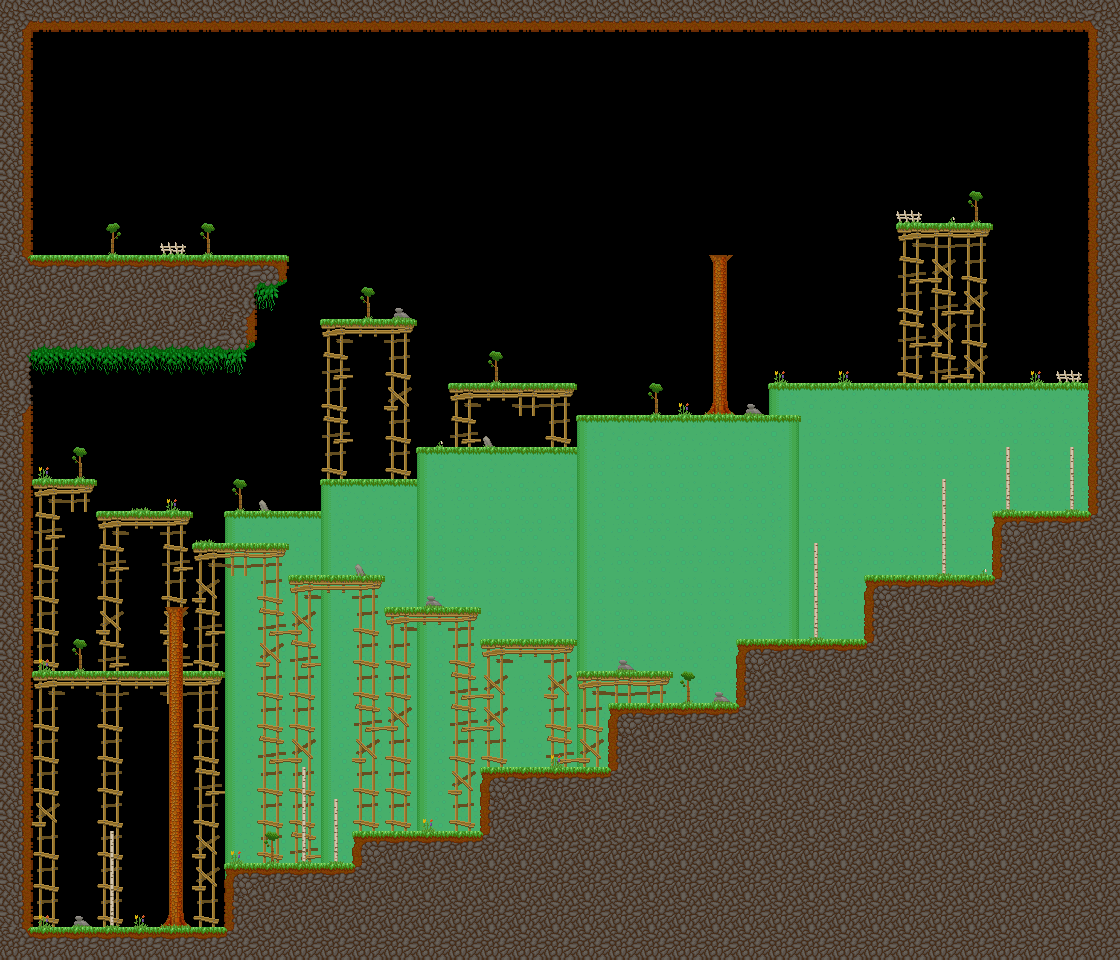

Rendered tile map (Tiled .tmx) drawn with the repository's tilesets; below, a short description and the map source with its tile grids summarised:
An orthogonal 35x30 tile map with 32x32 px tiles, 5 tile layers (background, main, foreground, hidden, ...), 4 tilesets and 77 objects (25x veggie, 7x bush, 7x treetop_birch, 2x treetop_big, 2x walking_enemy, ...).

<map version="1.5" tiledversion="1.7.2" orientation="orthogonal" renderorder="right-down" width="35" height="30" tilewidth="32" tileheight="32" infinite="0" nextlayerid="11" nextobjectid="78">
 <properties>
  <property name="hints" value="jumpenemy,trampolineenemy" />
  <property name="time_to_beat" value="28" />
 </properties>
 <tileset firstgid="1" name="grass_level_NEW" tilewidth="33" tileheight="33" spacing="1" margin="1" tilecount="144" columns="16">
  <image source="../../sprites/tilesets/34tile.png" width="544" height="306" />
 </tileset>
 <tileset firstgid="145" name="treetops_big_96" tilewidth="96" tileheight="64" tilecount="2" columns="2">
  <image source="../../sprites/objects/scenery/treetops_big_96.png" width="192" height="64" />
 </tileset>
 <tileset firstgid="147" name="object_tilemap_16" tilewidth="16" tileheight="16" tilecount="12" columns="4">
  <image source="../../sprites/tilesets/object_tilemap_16.png" width="64" height="48" />
 </tileset>
 <tileset firstgid="159" name="object_tilemap_32" tilewidth="32" tileheight="32" tilecount="25" columns="5">
  <image source="../../sprites/tilesets/object_tilemap_32.png" width="160" height="160" />
  <tile id="0">
   <properties>
    <property name="item_no" value="5" />
    <property name="type" value="costume_head" />
   </properties>
  </tile>
  <tile id="1">
   <properties>
    <property name="spawn" value="spawn" />
   </properties>
  </tile>
  <tile id="2">
   <properties>
    <property name="goal" value="goal" />
   </properties>
  </tile>
  <tile id="3">
   <properties>
    <property name="name" value="pig" />
   </properties>
  </tile>
  <tile id="4">
   <properties>
    <property name="direction" value="left" />
    <property name="name" value="walking_enemy" />
   </properties>
  </tile>
 </tileset>
 <layer id="1" name="background" width="35" height="30">
  <properties>
   <property name="background" value="background" />
  </properties>
  <data>[1050 cells, 467 non-empty, 12 distinct tile ids]</data>
 </layer>
 <layer id="2" name="main" width="35" height="30">
  <data>[1050 cells, 503 non-empty, 26 distinct tile ids]</data>
 </layer>
 <layer id="3" name="foreground" width="35" height="30">
  <properties>
   <property name="foreground" value="foreground" />
  </properties>
  <data>[1050 cells, 70 non-empty, 16 distinct tile ids]</data>
 </layer>
 <layer id="4" name="hidden" width="35" height="30">
  <data>[1050 cells, 24 non-empty, 6 distinct tile ids]</data>
 </layer>
 <layer id="5" name="hints" width="35" height="30">
  <properties>
   <property name="Hint6" value="Enemies can be used:as a trampoline.:Just make sure to:tap in time!" />
   <property name="Hint8" value="Don't forget to use:enemies to your advantage!" />
  </properties>
  <data>[1050 cells, 0 non-empty, 0 distinct tile ids]</data>
 </layer>
 <objectgroup color="#e70000" id="6" name="hard-blocks">
  <object id="1" x="0" y="928" width="1120" height="32" />
  <object id="2" x="224" y="864" width="896" height="64" />
  <object id="3" x="352" y="832" width="768" height="32" />
  <object id="4" x="480" y="768" width="640" height="96" />
  <object id="5" x="608" y="704" width="512" height="64" />
  <object id="6" x="736" y="640" width="384" height="64" />
  <object id="7" x="864" y="576" width="256" height="64" />
  <object id="8" x="992" y="512" width="128" height="64" />
  <object id="9" x="1088" y="0" width="32" height="512" />
  <object id="10" x="0" y="0" width="32" height="928" />
  <object id="11" x="96" y="256" width="192" height="32" />
  <object id="12" x="32" y="320" width="224" height="32" />
 </objectgroup>
 <objectgroup color="#0055ff" id="7" name="soft-blocks">
  <object id="13" x="576" y="672" width="96" height="32" />
  <object id="14" x="480" y="640" width="96" height="32" />
  <object id="15" x="384" y="608" width="96" height="32" />
  <object id="16" x="288" y="576" width="96" height="32" />
  <object id="17" x="192" y="544" width="96" height="32" />
  <object id="18" x="96" y="512" width="96" height="32" />
  <object id="19" x="32" y="480" width="64" height="32" />
  <object id="20" x="224" y="512" width="96" height="32" />
  <object id="21" x="320" y="480" width="96" height="32" />
  <object id="22" x="416" y="448" width="160" height="32" />
  <object id="23" x="576" y="416" width="224" height="32" />
  <object id="24" x="768" y="384" width="320" height="32" />
  <object id="25" x="32" y="672" width="192" height="32" />
  <object id="26" x="320" y="320" width="96" height="32" />
  <object id="27" x="448" y="384" width="128" height="32" />
  <object id="28" x="896" y="224" width="96" height="32" />
  <object id="29" x="32" y="256" width="64" height="32" />
 </objectgroup>
 <objectgroup id="8" name="treetop_big">
  <object id="30" name="treetop_big" gid="145" x="672" y="256" width="96" height="64">
   <properties>
    <property name="position" value="front" />
   </properties>
  </object>
  <object id="31" name="treetop_big" gid="145" x="128" y="608" width="96" height="64">
   <properties>
    <property name="position" value="front" />
   </properties>
  </object>
 </objectgroup>
 <objectgroup id="9" name="objects-16px">
  <object id="32" name="key" gid="151" x="936" y="216" width="16" height="16">
   <properties>
    <property name="color" value="yellow" />
   </properties>
  </object>
  <object id="33" name="veggie" gid="150" x="456" y="376" width="16" height="16" />
  <object id="34" name="veggie" gid="150" x="520" y="376" width="16" height="16" />
  <object id="35" name="veggie" gid="150" x="136" y="504" width="16" height="16" />
  <object id="36" name="veggie" gid="150" x="168" y="504" width="16" height="16" />
  <object id="37" name="veggie" gid="150" x="72" y="664" width="16" height="16" />
  <object id="38" name="veggie" gid="150" x="104" y="664" width="16" height="16" />
  <object id="39" name="veggie" gid="150" x="136" y="664" width="16" height="16" />
  <object id="40" name="veggie" gid="150" x="264" y="856" width="16" height="16" />
  <object id="41" name="veggie" gid="150" x="296" y="856" width="16" height="16" />
  <object id="42" name="veggie" gid="150" x="424" y="600" width="16" height="16" />
  <object id="43" name="veggie" gid="150" x="456" y="600" width="16" height="16" />
  <object id="44" name="veggie" gid="150" x="520" y="632" width="16" height="16" />
  <object id="45" name="veggie" gid="150" x="552" y="632" width="16" height="16" />
  <object id="46" name="veggie" gid="150" x="776" y="632" width="16" height="16" />
  <object id="47" name="veggie" gid="150" x="808" y="632" width="16" height="16" />
  <object id="48" name="veggie" gid="150" x="904" y="568" width="16" height="16" />
  <object id="49" name="veggie" gid="150" x="936" y="568" width="16" height="16" />
  <object id="50" name="veggie" gid="150" x="1024" y="496" width="16" height="16" />
  <object id="51" name="veggie" gid="150" x="1056" y="496" width="16" height="16" />
  <object id="52" name="veggie" gid="150" x="904" y="376" width="16" height="16" />
  <object id="53" name="veggie" gid="150" x="936" y="376" width="16" height="16" />
  <object id="54" name="veggie" gid="150" x="968" y="376" width="16" height="16" />
  <object id="55" name="veggie" gid="150" x="616" y="408" width="16" height="16" />
  <object id="56" name="veggie" gid="150" x="648" y="408" width="16" height="16" />
  <object id="57" name="veggie" gid="150" x="680" y="408" width="16" height="16" />
 </objectgroup>
 <objectgroup id="10" name="objects-32px">
  <!-- 20 objects omitted --></objectgroup>
</map>
<!-- 20 of 77 objects omitted -->
